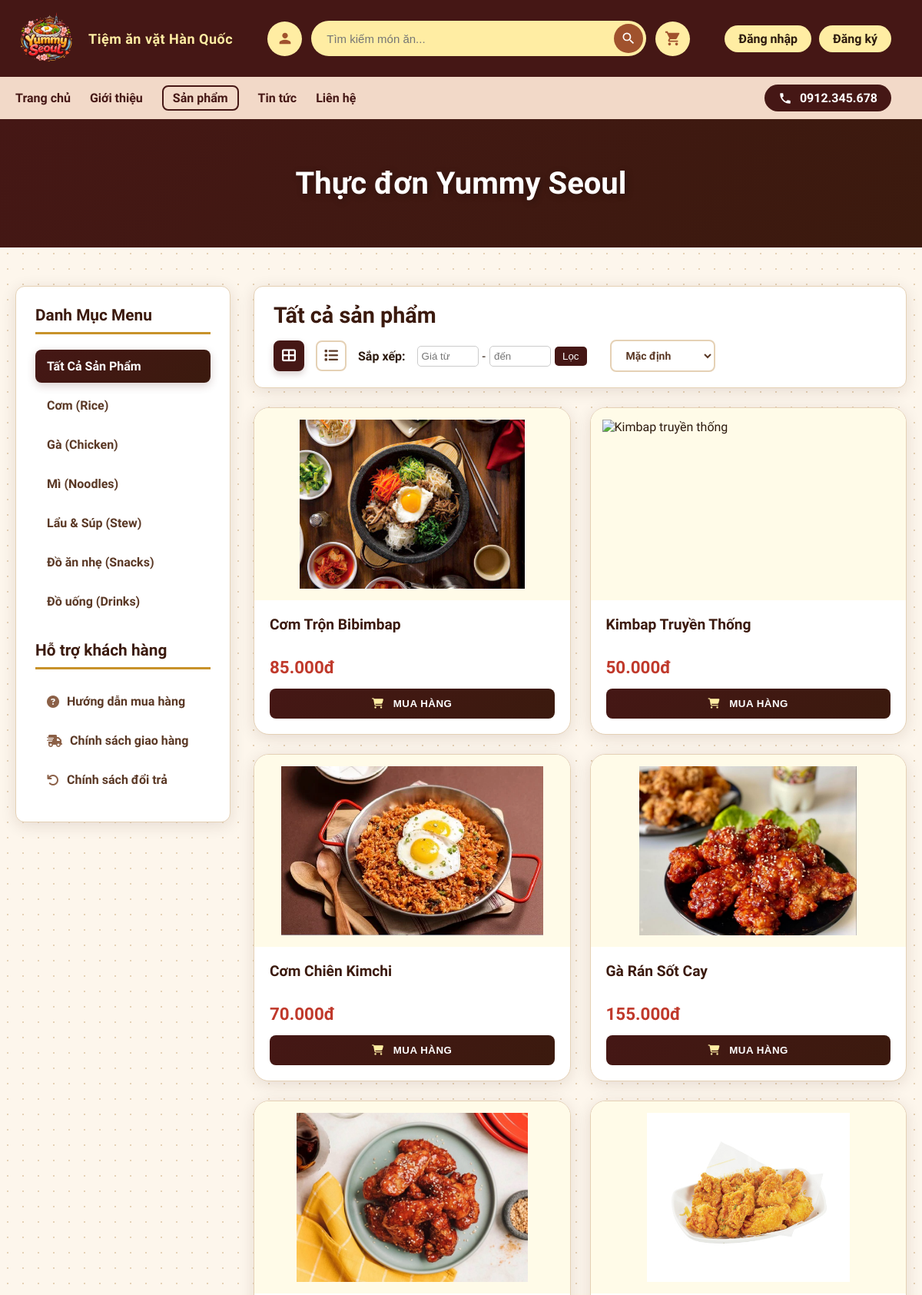
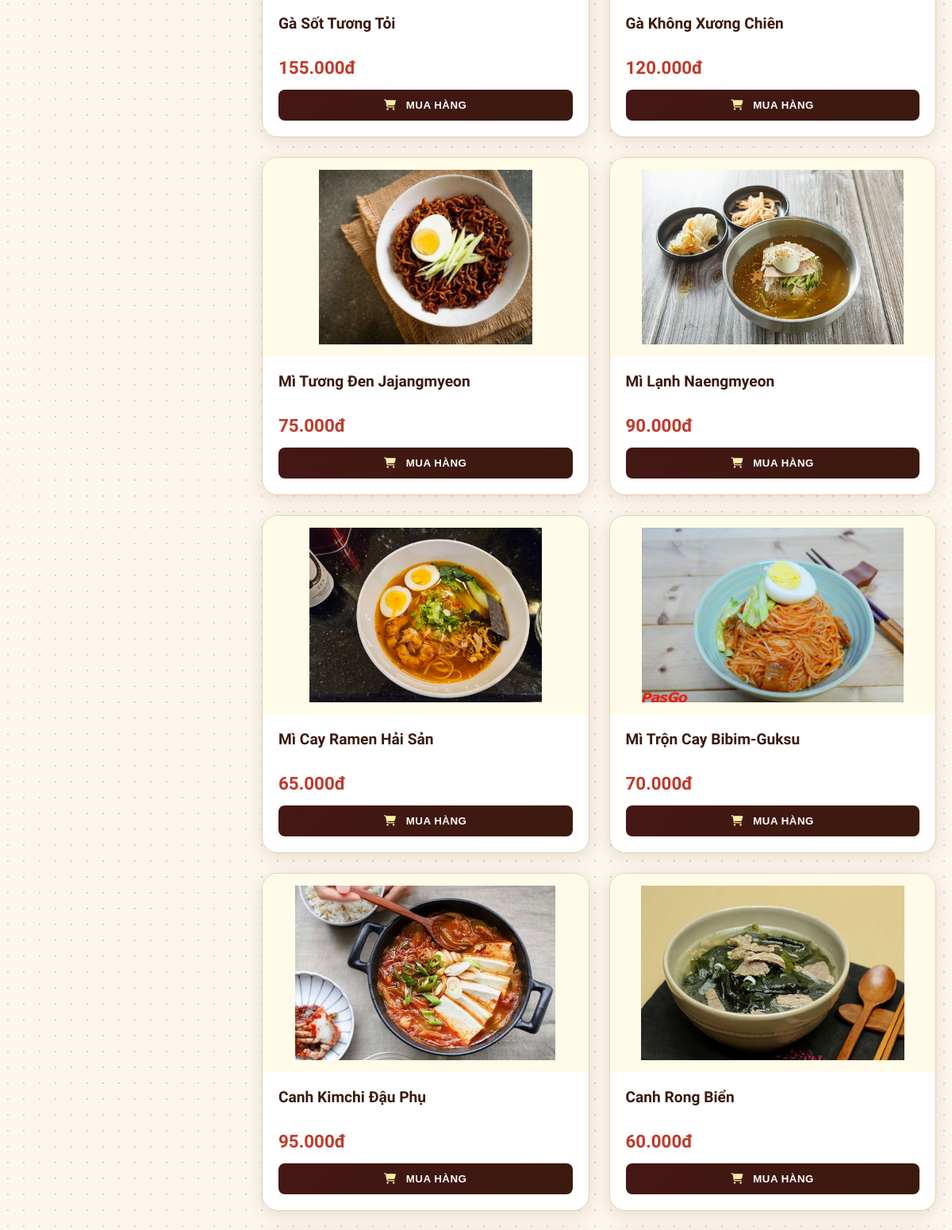
/UI_User/php/product.php (upper part), run on the app's committed database (2 pictures, top to bottom).
### tables this page shows
CREATE TABLE IF NOT EXISTS `mon_an` (
  `id_mon_an` int NOT NULL AUTO_INCREMENT,
  `id_danh_muc` int DEFAULT NULL,
  `ten_mon` varchar(100) NOT NULL,
  `mo_ta` text,
  `gia_ban` decimal(10,2) NOT NULL,
  `hinh_anh` varchar(255) DEFAULT NULL,
  `trang_thai` enum('Còn hàng','Hết hàng') DEFAULT 'Còn hàng',
  `so_luong_ton` int NOT NULL,
  `so_luot_xem` int DEFAULT '0',
  `so_luong_da_ban` int DEFAULT '0',
  `ngay_tao` datetime DEFAULT CURRENT_TIMESTAMP,
  PRIMARY KEY (`id_mon_an`),
  KEY `id_danh_muc` (`id_danh_muc`)
);

### UI_User/php/product.php (the view, shortened to what this page needs)
<?php
require_once '../../SQL_Connect/db.php';
?>
<!DOCTYPE html>
<html lang="vi">
<head>
    <link rel="stylesheet" href="https://cdnjs.cloudflare.com/ajax/libs/font-awesome/6.4.0/css/all.min.css">
    <link rel="stylesheet" href="../css/home.css">
    <link rel="stylesheet" href="../css/product.css">
</head>
<body class="product-page">
    <?php include '../../Header_Footer/php/header.php'; ?>
    <div class="page-title" id="pageTitle">Thực đơn Yummy Seoul</div>
    <div class="container">
        <aside class="sidebar" id="sidebar">
            <h3>Danh Mục Menu</h3>
            <ul id="menu">
                <li data-category="all" class="active">Tất Cả Sản Phẩm</li>
                <li data-category="1">Cơm (Rice)</li>
                <li data-category="2">Gà (Chicken)</li>
                <li data-category="3">Mì (Noodles)</li>
                <li data-category="4">Lẩu & Súp (Stew)</li>
                <li data-category="5">Đồ ăn nhẹ (Snacks)</li>
                <li data-category="6">Đồ uống (Drinks)</li>
            </ul>
            <h3 style="margin-top: 30px;">Hỗ trợ khách hàng</h3>
            <ul>
                <li><a href="#"><i class="fas fa-question-circle"></i> Hướng dẫn mua hàng</a></li>
                <li><a href="shipping_policy.php"><i class="fas fa-shipping-fast"></i> Chính sách giao hàng</a></li>
                <li><a href="#"><i class="fas fa-undo"></i> Chính sách đổi trả</a></li>
            </ul>
        </aside>
        <main class="main-content">
            <div class="products-header">
                <h2 id="categoryTitle">Tất cả sản phẩm</h2>
                <div class="view-options">
                    <button class="view-btn active" id="gridView" title="Xem dạng lưới">
                        <i class="fas fa-th-large"></i>
                    </button>
                    <button class="view-btn" id="listView" title="Xem dạng danh sách">
                        <i class="fas fa-list"></i>
                    </button>
                    <span class="sort-label">Sắp xếp:</span>
                    <div class="price-filter" style="display: flex; gap: 5px; align-items: center; margin-right: 15px;">
                        <input type="number" id="minPriceInput" placeholder="Giá từ" style="width: 80px; padding: 5px; border-radius: 5px; border: 1px solid #ccc;">
                        <span>-</span>
                        <input type="number" id="maxPriceInput" placeholder="đến" style="width: 80px; padding: 5px; border-radius: 5px; border: 1px solid #ccc;">
                        <button onclick="currentPage=1; loadProducts(currentCategory, currentSort, 1)" style="padding: 5px 10px; cursor: pointer; background: var(--red-brown); color: white; border: none; border-radius: 5px;">Lọc</button>
                    </div>
                    <select class="sort-select" id="sortSelect">
                        <option value="default">Mặc định</option>
                    </select>
                </div>
            </div>
            <section id="productsContainer" class="product-grid">
                <?php
                if (isset($pdo)) {
                    try {
                        $stmt = $pdo->query("SELECT * FROM mon_an");
                        while ($row = $stmt->fetch()) {
                ?>
                            <div class="product-card">
                                <div class="product-image">
                                </div>
                                <div class="product-info">
                                    <h3 class="product-name"><?php echo $row['ten_mon']; ?></h3>
                                    <div class="product-price">
                                        <?php echo number_format($row['gia_ban'], 0, ',', '.'); ?>đ
                                    </div>
                                    <div class="product-actions">
                                        <button class="add-to-cart-btn">
                                            <i class="fas fa-shopping-cart"></i> MUA HÀNG
                                        </button>
                                    </div>
                                </div>
                            </div>
                <?php
                        }
                    } catch (PDOException $e) {
                        echo "<div class='no-products'>Lỗi truy vấn: " . $e->getMessage() . "</div>";
                    }
                }
                ?>
            </section>
        </main>
    </div>
    <?php include '../../Header_Footer/php/footer.php'; ?>
</body>
</html>

### UI_User/css/home.css (style rules this page uses)
:root { --cream: #fdf6ec; --cream-dark: #f5e9d5; --brown-deep: #3b1a0e; --brown-mid: #6b3a22; --brown-light: #a0522d; --gold: #c8922a; --gold-light: #e2b96a; --pink-soft: #f2d9c8; --pink-card: #f8ede3; --red-accent: #c0392b; --text-dark: #2c1a0e; --text-mid: #5a3825; --text-light: #8b6047; --white: #ffffff; --red-brown: #451715; --baby-pink: #ffb9d2; --light-pink: #ffdbe8; --baby-yellow: #ffeda3; --baby-cream: #fffbe8; --shadow: 0 4px 20px rgba(59, 26, 14, 0.12); --shadow-hover: 0 8px 32px rgba(59, 26, 14, 0.22); --radius: 12px; --radius-lg: 20px; }
*, *::before, *::after { box-sizing: border-box; margin: 0; padding: 0; }
body { font-family: "Asap", sans-serif; color: var(--text-dark); overflow-x: hidden; background: url("../../Image/homepage/background.png"); background-size: auto; }
a { text-decoration: none; color: inherit; }
.product-card { background: #fff; border-radius: 25px; overflow: hidden; box-shadow: var(--shadow); transition: all 0.3s ease; display: flex; flex-direction: column; height: 100%; border: 1px solid rgba(0,0,0,0.05); }
.product-name { font-size: 0.95rem; height: 2.4em; margin-bottom: 8px; }

### data on the page
mon_an: ten_mon "Cơm Trộn Bibimbap", gia_ban "85.000"
mon_an: ten_mon "Kimbap Truyền Thống", gia_ban "50.000"
mon_an: ten_mon "Cơm Chiên Kimchi", gia_ban "70.000"
mon_an: ten_mon "Gà Rán Sốt Cay", gia_ban "155.000"
mon_an: ten_mon "Gà Sốt Tương Tỏi", gia_ban "155.000"
mon_an: ten_mon "Gà Không Xương Chiên", gia_ban "120.000"
mon_an: ten_mon "Mì Tương Đen Jajangmyeon", gia_ban "75.000"
mon_an: ten_mon "Mì Lạnh Naengmyeon", gia_ban "90.000"
mon_an: ten_mon "Mì Cay Ramen Hải Sản", gia_ban "65.000"
mon_an: ten_mon "Mì Trộn Cay Bibim-Guksu", gia_ban "70.000"
mon_an: ten_mon "Canh Kimchi Đậu Phụ", gia_ban "95.000"
mon_an: ten_mon "Canh Rong Biển", gia_ban "60.000"
